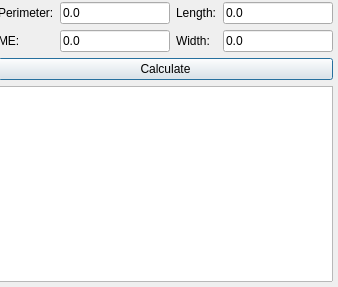
<?xml version="1.0" encoding="UTF-8"?>
<ui version="4.0">
 <class>rectanglePerimeter</class>
 <widget class="QDialog" name="rectanglePerimeter">
  <property name="geometry">
   <rect>
    <x>0</x>
    <y>0</y>
    <width>338</width>
    <height>287</height>
   </rect>
  </property>
  <property name="windowTitle">
   <string>Rectangle Formula: Perimeter</string>
  </property>
  <widget class="QWidget" name="layoutWidget">
   <property name="geometry">
    <rect>
     <x>-2</x>
     <y>2</y>
     <width>335</width>
     <height>280</height>
    </rect>
   </property>
   <layout class="QGridLayout" name="gridLayout_2">
    <item row="0" column="0">
     <layout class="QGridLayout" name="gridLayout">
      <item row="0" column="0">
       <widget class="QLabel" name="label">
        <property name="text">
         <string>Perimeter:</string>
        </property>
       </widget>
      </item>
      <item row="0" column="1">
       <widget class="QLineEdit" name="perimeterText">
        <property name="text">
         <string>0.0</string>
        </property>
       </widget>
      </item>
      <item row="0" column="2">
       <widget class="QLabel" name="label_2">
        <property name="text">
         <string>Length:</string>
        </property>
       </widget>
      </item>
      <item row="0" column="3">
       <widget class="QLineEdit" name="lengthText">
        <property name="text">
         <string>0.0</string>
        </property>
       </widget>
      </item>
      <item row="1" column="0">
       <widget class="QLabel" name="label_4">
        <property name="text">
         <string>ME:</string>
        </property>
       </widget>
      </item>
      <item row="1" column="1">
       <widget class="QLineEdit" name="maxErrorText">
        <property name="text">
         <string>0.0</string>
        </property>
       </widget>
      </item>
      <item row="1" column="2">
       <widget class="QLabel" name="label_3">
        <property name="text">
         <string>Width:</string>
        </property>
       </widget>
      </item>
      <item row="1" column="3">
       <widget class="QLineEdit" name="widthText">
        <property name="text">
         <string>0.0</string>
        </property>
       </widget>
      </item>
      <item row="2" column="0" colspan="4">
       <widget class="QPushButton" name="calculateBtn">
        <property name="text">
         <string>Calculate</string>
        </property>
       </widget>
      </item>
     </layout>
    </item>
    <item row="1" column="0">
     <widget class="QPlainTextEdit" name="plainTextEdit"/>
    </item>
   </layout>
  </widget>
 </widget>
 <resources/>
 <connections/>
</ui>
